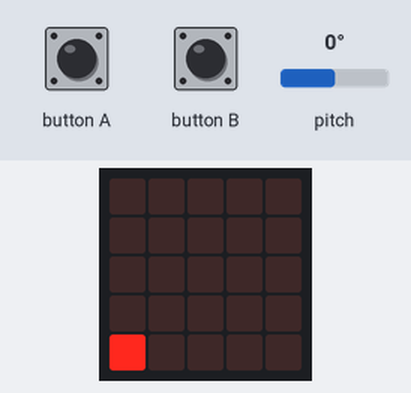
This program was run on a simulated BBC micro:bit (MakeCode). Shown: the board's 5×5 LED display. The test bench sets the inputs (shaded band); at power-on: pitch 0°.

Above: at 1.2 s.
1.3 s: pitch set to -9°
2.8 s: pitch set to -12°
At 3.4 s:
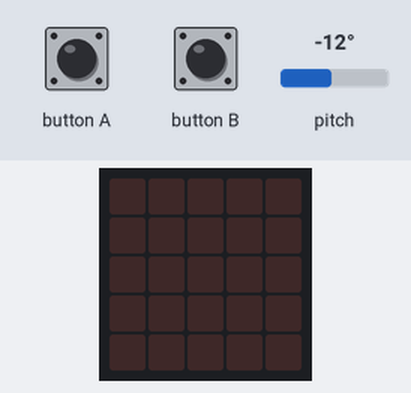
5.8 s: button B pressed for 0.15 s
At 6.3 s:
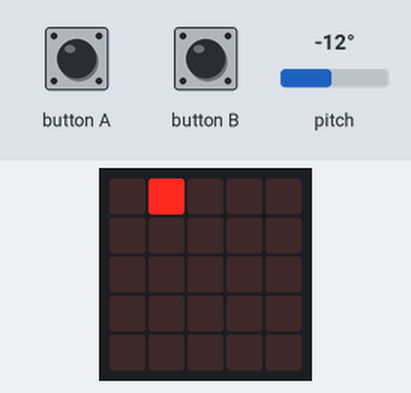
6.5 s: button B pressed for 0.15 s
At 7.0 s:
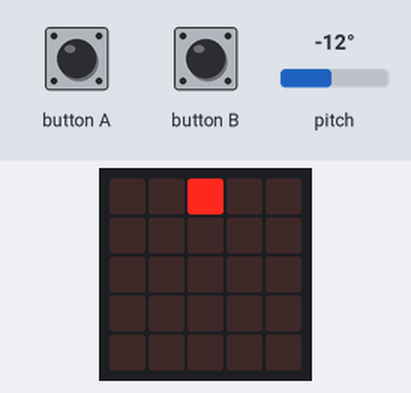
7.2 s: pitch set to 90°
10.7 s: button A pressed for 0.15 s
At 11.3 s:
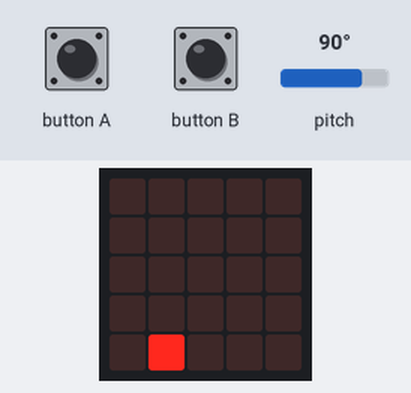
Timing chart, 0 to 12.4 s (numbered marks = the images above; inputs shaded):
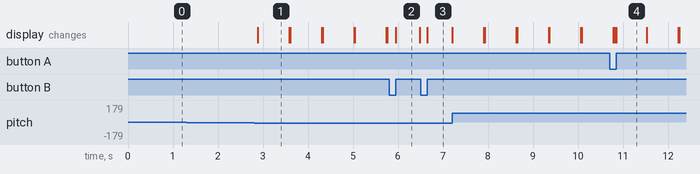

The program:

main.ts
```typescript
input.onButtonPressed(Button.A, function () {
    basic.clearScreen()
    if (X값 > 0) {
        X값 = X값 - 1
    }
    led.plot(X값, Y값)
})
input.onButtonPressed(Button.B, function () {
    basic.clearScreen()
    if (X값 < 4) {
        X값 = X값 + 1
    }
    led.plot(X값, Y값)
})
let 가속도_센서_Y = 0
let Y값 = 0
let X값 = 0
X값 = 0
Y값 = 0
Y값 = 4
led.plot(X값, Y값)
basic.forever(function () {
    led.setBrightness(255)
    가속도_센서_Y = input.rotation(Rotation.Pitch)
    if (가속도_센서_Y < -10) {
        basic.clearScreen()
        if (Y값 > 0) {
            Y값 = Y값 - 1
        }
    } else if (가속도_센서_Y > 10) {
        basic.clearScreen()
        if (Y값 < 4) {
            Y값 = Y값 + 1
        }
    }
    basic.pause(700)
    led.plot(X값, Y값)
})
```

test.ts
```typescript
// 테스트는 여기로 이동합니다; 이 패키지가 확장으로 사용될 때 컴파일되지 않을 것 입니다.
```

Measured:
- the behaviour switches between -10 and -11° on pitch (found by bisection; images 0 and 1)
- after the input at 1.3 s, every drawn part: stays the same
- after the input at 2.8 s, the display: changes after 0.08 s (image 1)
- after the input at 5.8 s, the display: changes after 0.15 s (image 2)
- after the input at 6.5 s, the display: changes after 0.15 s (image 3)
- after the input at 10.7 s, the display: first differs from a run without the input after 0.15 s (image 4)
- what the display in image 1 shows lasts 0.7 s, from 2.9 s to 3.6 s
- what the display in image 2 shows lasts 0.5 s, from 6.0 s to 6.5 s
